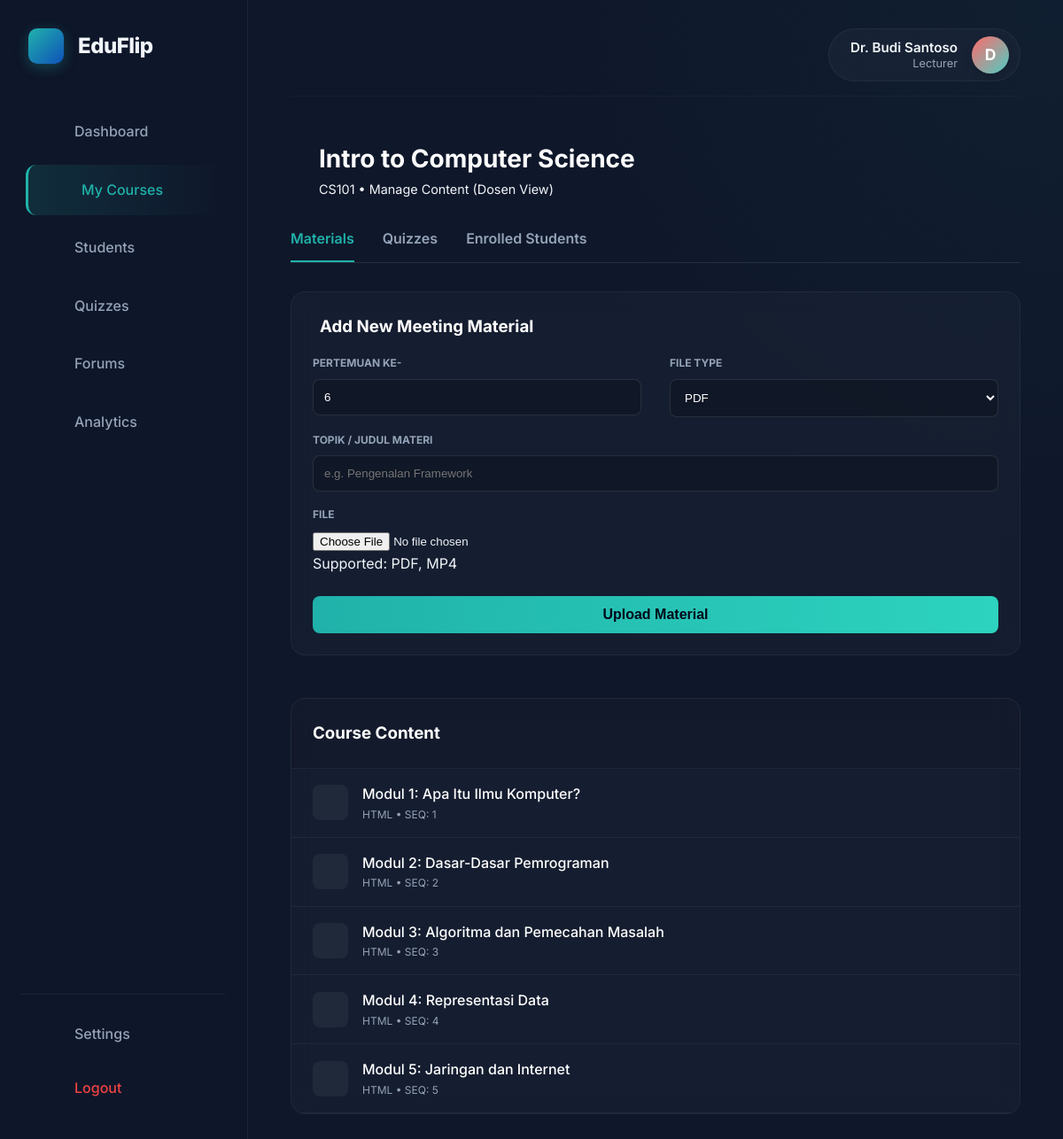
/web/public/dosen/manage_course.php?id=1 (signed in), run on the app's committed database.
### tables this page shows
CREATE TABLE IF NOT EXISTS courses (
    id INT AUTO_INCREMENT PRIMARY KEY,
    course_code VARCHAR(50) NOT NULL,
    course_name VARCHAR(255) NOT NULL,
    description TEXT,
    thumbnail VARCHAR(255) NULL,
    category VARCHAR(100) DEFAULT 'general',
    created_by INT NOT NULL,
    created_at TIMESTAMP DEFAULT CURRENT_TIMESTAMP,
    FOREIGN KEY (created_by) REFERENCES users(id) ON DELETE CASCADE
);

CREATE TABLE IF NOT EXISTS materials (
    id INT AUTO_INCREMENT PRIMARY KEY,
    course_id INT NOT NULL,
    title VARCHAR(255) NOT NULL,
    file_type VARCHAR(50) NOT NULL,
    file_path VARCHAR(255) NOT NULL,
    order_sequence INT DEFAULT 0,
    prerequisite_material_id INT NULL,
    file_size INT DEFAULT 0,
    uploaded_by INT NULL,
    description TEXT,
    created_at TIMESTAMP DEFAULT CURRENT_TIMESTAMP,
    FOREIGN KEY (course_id) REFERENCES courses(id) ON DELETE CASCADE,
    FOREIGN KEY (prerequisite_material_id) REFERENCES materials(id) ON DELETE SET NULL
);

### web/public/dosen/manage_course.php (the view, shortened to what this page needs)
<?php
require_once '../../includes/auth.php';
$course_id = $_GET['id'] ?? 0;
$user_id = $_SESSION['user_id'];
$user_role = $_SESSION['role'];
if ($user_role === 'admin') {
    $stmt = $pdo->prepare("SELECT * FROM courses WHERE id = ?");
    $stmt->execute([$course_id]);
} else {
    $stmt = $pdo->prepare("SELECT * FROM courses WHERE id = ? AND created_by = ?");
    $stmt->execute([$course_id, $user_id]);
}
$course = $stmt->fetch(PDO::FETCH_ASSOC);
$stmt = $pdo->prepare("SELECT * FROM materials WHERE course_id = ? ORDER BY order_sequence ASC, created_at DESC");
$stmt->execute([$course_id]);
$materials = $stmt->fetchAll(PDO::FETCH_ASSOC);
$activeTab = $_GET['tab'] ?? 'materials';
include 'includes/header.php';
?>
             <div class="reveal-element">
                <div style="display: flex; align-items: center; gap: 1rem; margin-bottom: 2rem;">
                    <a href="<?php echo $user_role === 'admin' ? '../admin/courses.php' : 'my_courses.php'; ?>" class="btn btn-ghost" style="padding: 0.5rem;"><i class="ri-arrow-left-line"></i></a>
                    <div>
                        <h1 style="font-size: 1.75rem; font-weight: 700; margin: 0; color: white;"><?php echo htmlspecialchars($course['course_name']); ?></h1>
                        <p class="text-muted" style="margin: 0; font-size: 0.9rem;"><?php echo htmlspecialchars($course['course_code']); ?> &bull; Manage Content (<?php echo ucfirst($user_role); ?> View)</p>
                    </div>
                </div>
                <div style="border-bottom: 1px solid rgba(255,255,255,0.1); margin-bottom: 2rem; display: flex; gap: 2rem;">
                    <a href="?id=<?php echo $course_id; ?>&tab=materials" style="padding-bottom: 0.75rem; border-bottom: 2px solid <?php echo $activeTab == 'materials' ? '#20B2AA' : 'transparent'; ?>; color: <?php echo $activeTab == 'materials' ? '#20B2AA' : 'var(--text-muted)'; ?>; font-weight: 600; text-decoration: none; transition: all 0.2s;">
                        Materials
                    </a>
                    <a href="?id=<?php echo $course_id; ?>&tab=quizzes" style="padding-bottom: 0.75rem; border-bottom: 2px solid <?php echo $activeTab == 'quizzes' ? '#20B2AA' : 'transparent'; ?>; color: <?php echo $activeTab == 'quizzes' ? '#20B2AA' : 'var(--text-muted)'; ?>; font-weight: 600; text-decoration: none; transition: all 0.2s;">
                        Quizzes
                    </a>
                    <a href="?id=<?php echo $course_id; ?>&tab=students" style="padding-bottom: 0.75rem; border-bottom: 2px solid <?php echo $activeTab == 'students' ? '#20B2AA' : 'transparent'; ?>; color: <?php echo $activeTab == 'students' ? '#20B2AA' : 'var(--text-muted)'; ?>; font-weight: 600; text-decoration: none; transition: all 0.2s;">
                        Enrolled Students
                    </a>
                </div>
                <?php if ($activeTab == 'materials'): ?>
                    <div class="grid grid-cols-1 lg:grid-cols-3 gap-6">
                        <div class="lg:col-span-1">
                            <div style="background: rgba(30, 41, 59, 0.4); backdrop-filter: blur(12px); border-radius: 16px; padding: 1.5rem; border: 1px solid rgba(255,255,255,0.05);">
                                <h3 style="color: white; font-weight: 700; margin-bottom: 1rem; display: flex; align-items: center; gap: 0.5rem;"><i class="ri-add-circle-line text-emerald-400"></i> Add New Meeting Material</h3>
                                <form method="POST" enctype="multipart/form-data">
                                    <div class="grid grid-cols-2 gap-4">
                                        <div style="margin-bottom: 1rem;">
                                            <label style="display: block; color: var(--text-muted); font-size: 0.75rem; font-weight: 700; text-transform: uppercase; margin-bottom: 0.5rem;">Pertemuan Ke-</label>
                                            <input type="number" name="meeting" min="1" max="28" style="width: 100%; background: rgba(0,0,0,0.2); border: 1px solid rgba(255,255,255,0.1); padding: 0.75rem; border-radius: 8px; color: white; outline: none;" placeholder="1" required value="<?php echo count($materials) + 1; ?>">
                                        </div>
                                        <div style="margin-bottom: 1rem;">
                                            <label style="display: block; color: var(--text-muted); font-size: 0.75rem; font-weight: 700; text-transform: uppercase; margin-bottom: 0.5rem;">File Type</label>
                                            <select name="type" style="width: 100%; background: rgba(0,0,0,0.2); border: 1px solid rgba(255,255,255,0.1); padding: 0.75rem; border-radius: 8px; color: white; outline: none;">
                                                <option value="pdf" style="background:#1e293b;">PDF</option>
                                            </select>
                                        </div>
                                    </div>
                                    <div style="margin-bottom: 1rem;">
                                        <label style="display: block; color: var(--text-muted); font-size: 0.75rem; font-weight: 700; text-transform: uppercase; margin-bottom: 0.5rem;">Topik / Judul Materi</label>
                                        <input type="text" name="topic" style="width: 100%; background: rgba(0,0,0,0.2); border: 1px solid rgba(255,255,255,0.1); padding: 0.75rem; border-radius: 8px; color: white; outline: none;" placeholder="e.g. Pengenalan Framework" required>
                                    </div>
                                    <div style="margin-bottom: 1.5rem;">
                                        <label style="display: block; color: var(--text-muted); font-size: 0.75rem; font-weight: 700; text-transform: uppercase; margin-bottom: 0.5rem;">File</label>
                                        <input type="file" name="file" class="text-gray-400 text-sm" required>
                                        <p class="text-xs text-muted mt-1">Supported: PDF, MP4</p>
                                    </div>
                                    <button type="submit" class="btn btn-primary" style="width: 100%;">Upload Material</button>
                                </form>
                            </div>
                        </div>
                        <div class="lg:col-span-2">
                            <div style="background: rgba(30, 41, 59, 0.4); backdrop-filter: blur(12px); border-radius: 16px; border: 1px solid rgba(255,255,255,0.05); overflow: hidden;">
                                <div style="padding: 1.5rem; border-bottom: 1px solid rgba(255,255,255,0.05); background: rgba(0,0,0,0.1);">
                                    <h3 style="color: white; font-weight: 700; margin: 0;">Course Content</h3>
                                </div>
                                <?php if (empty($materials)): ?>
                                    <div style="padding: 3rem; text-align: center; color: var(--text-muted);">
                                        <i class="ri-archive-line" style="font-size: 2.5rem; opacity: 0.5; display: block; margin-bottom: 1rem;"></i>
                                        No materials uploaded yet.
                                    </div>
                                <?php else: ?>
                                    <div>
                                        <?php foreach ($materials as $mat): ?>
                                            <div style="padding: 1rem 1.5rem; border-bottom: 1px solid rgba(255,255,255,0.05); display: flex; justify-content: space-between; align-items: center;">
                                                <div style="display: flex; align-items: center; gap: 1rem;">
                                                    <div style="width: 40px; height: 40px; border-radius: 8px; background: rgba(255,255,255,0.05); display: flex; align-items: center; justify-content: center; font-size: 1.25rem;">
                                                    </div>
                                                    <div>
                                                        <div style="font-weight: 500; color: white;"><?php echo htmlspecialchars($mat['title']); ?></div>
                                                        <div style="font-size: 0.75rem; text-transform: uppercase; color: var(--text-muted);"><?php echo $mat['file_type']; ?> &bull; Seq: <?php echo $mat['order_sequence']; ?></div>
                                                    </div>
                                                </div>
                                                <div style="display: flex; gap: 0.5rem;">
                                                    <a href="../../<?php echo $mat['file_path']; ?>" target="_blank" class="btn btn-ghost" style="color: #60a5fa;"><i class="ri-eye-line"></i></a>
                                                    <button class="btn btn-ghost" style="color: #f87171;"><i class="ri-delete-bin-line"></i></button>
                                                </div>
                                            </div>
                                        <?php endforeach; ?>
                                    </div>
                                <?php endif; ?>
                            </div>
                        </div>
                    </div>
                <?php endif; ?>
<?php include 'includes/footer.php'; ?>

### web/public/assets/css/student.css (style rules this page uses)
:root { --sidebar-width: 280px; --header-height: 80px; }
body { background-color: var(--bg-dark); margin: 0; padding: 0; overflow-x: hidden; }
.gap-6 { gap: 1.5rem; }

### web/public/assets/css/main.css (style rules this page uses)
:root { --primary: #0f52ba; --secondary: #20b2aa; --accent: #ffd700; --bg-dark: #0f172a; --bg-darker: #020617; --bg-card: #1e293b; --bg-light: #f8fafc; --bg-white: #ffffff; --text-main: #f1f5f9; --text-muted: #94a3b8; --text-dark: #0f172a; --success: #10b981; --warning: #f59e0b; --danger: #ef4444; --font-main: "Inter", system-ui, -apple-system, sans-serif; --container-width: 1200px; --header-height: 80px; --radius-sm: 0.375rem; --radius-md: 0.5rem; --radius-lg: 1rem; --transition: all 0.3s ease; }
*, *::before, *::after { margin: 0; padding: 0; box-sizing: border-box; }
body { font-family: var(--font-main); background-color: var(--bg-dark); color: var(--text-main); line-height: 1.6; line-height: 1.6; overflow-x: hidden; width: 100%; }
a { text-decoration: none; color: inherit; transition: var(--transition); }
.gap-4 { gap: 2rem; }
.gap-6 { gap: 3rem; }
.grid { display: grid; }
.grid-cols-2 { grid-template-columns: repeat(2, 1fr); }
.btn { display: inline-flex; align-items: center; justify-content: center; padding: 0.75rem 1.5rem; border-radius: var(--radius-md); font-weight: 600; cursor: pointer; transition: var(--transition); border: none; font-size: 1rem; }
.btn-primary { background-color: var(--secondary); color: var(--bg-darker); }
.btn-ghost { background: transparent; color: var(--text-muted); }
.reveal-element { opacity: 0; transform: translateY(30px); transition: opacity 0.8s ease-out, transform 0.8s ease-out; }
.reveal-element.animate-in { opacity: 1; transform: translateY(0); }
.btn-primary { position: relative; overflow: hidden; background-size: 200% auto; background-image: linear-gradient( to right, var(--secondary) 0%, #2dd4bf 51%, var(--secondary) 100% ); transition: 0.5s; }

### data on the page
courses: course_name "Intro to Computer Science", course_code "CS101"
materials: title "Modul 1: Apa Itu Ilmu Komputer?", file_type "HTML", order_sequence "1"
materials: title "Modul 2: Dasar-Dasar Pemrograman", file_type "HTML", order_sequence "2"
materials: title "Modul 3: Algoritma dan Pemecahan Masalah", file_type "HTML", order_sequence "3"
materials: title "Modul 4: Representasi Data", file_type "HTML", order_sequence "4"
materials: title "Modul 5: Jaringan dan Internet", file_type "HTML", order_sequence "5"

### other printed values
$_SESSION['full_name'] "Dr. Budi Santoso"
substr($_SESSION['full_name'] ?? 'L', 0, 1) "D"
$user_role "Dosen"
